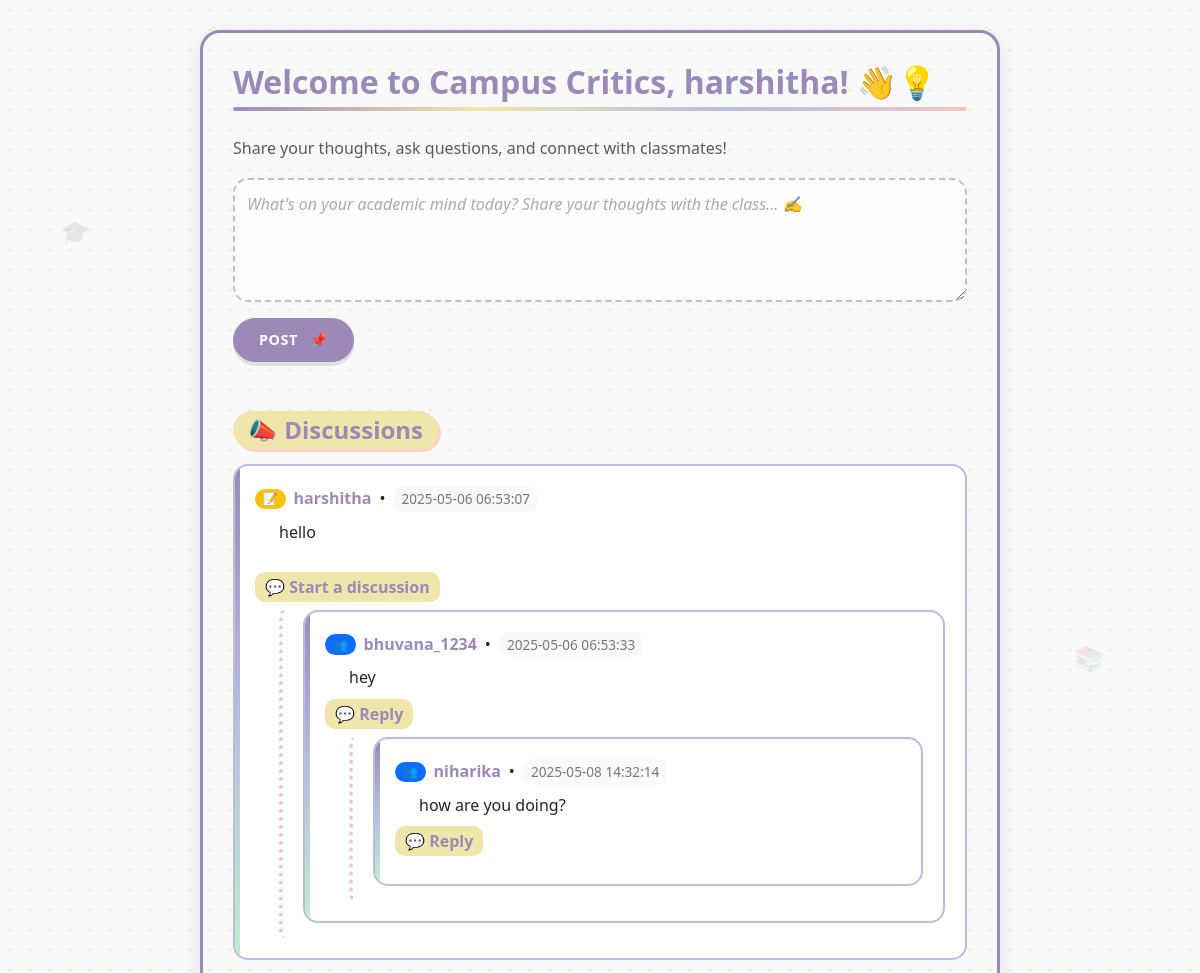
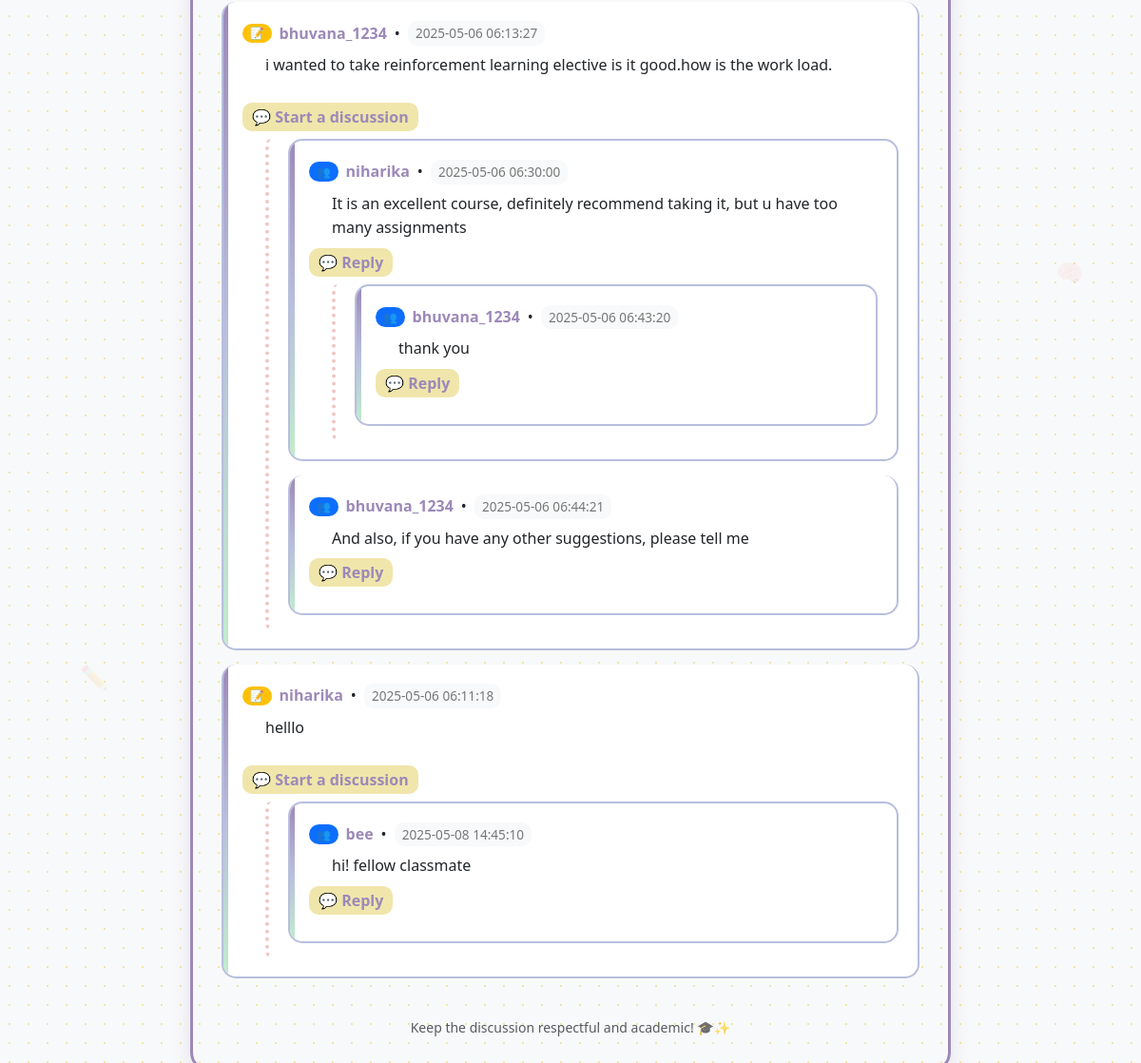
/community (signed in), run on the app's committed database (2 pictures, top to bottom).
### tables this page shows
CREATE TABLE community_users (
            email TEXT PRIMARY KEY,
            username TEXT UNIQUE NOT NULL,
            FOREIGN KEY (email) REFERENCES users(email) ON DELETE CASCADE
        );

CREATE TABLE community_posts (
            id INTEGER PRIMARY KEY AUTOINCREMENT,
            username TEXT NOT NULL,
            message TEXT NOT NULL,
            timestamp DATETIME DEFAULT CURRENT_TIMESTAMP,
            FOREIGN KEY (username) REFERENCES community_users(username) ON DELETE CASCADE
        );

CREATE TABLE community_replies (
            id INTEGER PRIMARY KEY AUTOINCREMENT,
            post_id INTEGER NOT NULL,
            username TEXT NOT NULL,
            message TEXT NOT NULL,
            timestamp DATETIME DEFAULT CURRENT_TIMESTAMP, parent_reply_id INTEGER,
            FOREIGN KEY (post_id) REFERENCES community_posts(id) ON DELETE CASCADE,
            FOREIGN KEY (username) REFERENCES community_users(username) ON DELETE CASCADE
        );

### main.py (the view, shortened to what this page needs)
@app.route('/community', methods=['GET', 'POST'])
def community():
    if 'email' not in session:
        flash('Please log in first.')
        return redirect('/login')
    email = session['email']
    conn = get_db_connection()
    cursor = conn.cursor()
    user = cursor.execute("SELECT username FROM community_users WHERE email = ?", (email,)).fetchone()
    if not user:
        conn.close()
        flash("You must join the community first.")
        return redirect('/join_community')
    username = user['username']
    posts = cursor.execute('SELECT * FROM community_posts ORDER BY timestamp DESC').fetchall()
    all_replies = cursor.execute('SELECT * FROM community_replies ORDER BY timestamp ASC').fetchall()
    conn.close()
    post_reply_map = {}
    for reply in all_replies:
        post_id = reply['post_id']
        post_reply_map.setdefault(post_id, []).append(reply)
    enriched_posts = []
    for post in posts:
        enriched_posts.append({
            **dict(post),
            'replies': post_reply_map.get(post['id'], [])
        })
    return render_template('community.html', username=username, posts=enriched_posts)

### main.py (called while the page is built)
def get_db_connection():
    conn = sqlite3.connect('database.db')
    conn.row_factory = sqlite3.Row
    return conn

### templates/community.html (shortened to what this page needs)
<!DOCTYPE html>
<html lang="en">
<head>
    <link rel="stylesheet" href="https://cdn.jsdelivr.net/npm/bootstrap@5.3.0/dist/css/bootstrap.min.css">
</head>
<body class="container mt-4">
    <div class="floating-emoji" style="top: 10%; left: 5%;">🎓</div>
    <div class="floating-emoji" style="top: 30%; right: 8%;">📚</div>
    <div class="floating-emoji" style="bottom: 20%; left: 7%;">✏️</div>
    <div class="floating-emoji" style="bottom: 40%; right: 5%;">🧠</div>
    <h2>Welcome to Campus Critics, {{ username }}! 👋💡</h2>
    <p class="text-muted">Share your thoughts, ask questions, and connect with classmates!</p>
    <form method="POST" class="mb-4">
        <div class="mb-3">
            <textarea name="message" class="form-control" rows="4" placeholder="What's on your academic mind today? Share your thoughts with the class... ✍️" required></textarea>
        </div>
        <button type="submit" class="btn btn-primary">
            <span class="me-2">Post</span> 📌
        </button>
    </form>
    <h4>📣 Discussions</h4>
    {% macro render_replies(parent_id, replies, post_id) %}
        <ul class="list-group mt-2 ms-4">
            {% for reply in replies %}
                {% if reply['parent_reply_id'] == parent_id %}
                    <li class="list-group-item">
                        <div class="d-flex align-items-center mb-2">
                            <span class="badge bg-primary rounded-pill me-2">👥</span>
                            <strong>{{ reply['username'] }}</strong>
                            <span class="mx-2">•</span>
                            <em>{{ reply['timestamp'] }}</em>
                        </div>
                        <div class="ps-4">
                            {{ reply['message'] }}
                        </div>
                        <button class="btn btn-link p-0 mt-2" data-bs-toggle="collapse" data-bs-target="#replyForm-{{ reply['id'] }}" aria-expanded="false" aria-controls="replyForm-{{ reply['id'] }}">
                            💬 Reply
                        </button>
                        {{ render_replies(reply['id'], replies, post_id) }}
                    </li>
                {% endif %}
            {% endfor %}
        </ul>
    {% endmacro %}
    <ul class="list-group">
        {% for post in posts %}
            <li class="list-group-item">
                <div class="d-flex align-items-center mb-2">
                    <span class="badge bg-warning text-dark rounded-pill me-2">📝</span>
                    <strong>{{ post['username'] }}</strong>
                    <span class="mx-2">•</span>
                    <em>{{ post['timestamp'] }}</em>
                </div>
                <div class="ps-4 mb-3">
                    {{ post['message'] }}
                </div>
                <button class="btn btn-link p-0" data-bs-toggle="collapse" data-bs-target="#replyForm-post-{{ post['id'] }}" aria-expanded="false" aria-controls="replyForm-post-{{ post['id'] }}">
                    💬 Start a discussion
                </button>
                {{ render_replies(None, post.replies, post.id) }}
            </li>
        {% endfor %}
    </ul>
    <div class="mt-4 text-center text-muted">
        <small>Keep the discussion respectful and academic! 🎓✨</small>
    </div>
</body>
</html>

### templates/community.html (style rules this page uses)
:root { --professor-purple: #9c89b8; --happy-yellow: #f0e6ab; --brainy-blue: #b8bedd; --creative-coral: #efc7c2; --growth-green: #c1edcc; --energetic-orange: #ffd5c2; --chalkboard: #3a3a3a; --whiteboard: #f8f9fa; }
body { background-color: #faf3f0; background-image: radial-gradient(var(--happy-yellow) 1px, transparent 1px); background-size: 20px 20px; color: var(--chalkboard); font-family: 'Comic Neue', 'Segoe UI', cursive, sans-serif; line-height: 1.6; }
.container { max-width: 800px; background-color: var(--whiteboard); border-radius: 20px; box-shadow: 0 6px 20px rgba(156, 137, 184, 0.2); padding: 30px; margin-top: 30px !important; margin-bottom: 30px; border: 3px solid var(--professor-purple); }
h2 { color: var(--professor-purple); font-weight: 700; margin-bottom: 25px; padding-bottom: 10px; position: relative; }
h2:after { content: ""; position: absolute; bottom: 0; left: 0; width: 100%; height: 4px; background: linear-gradient(90deg, var(--professor-purple), var(--happy-yellow), var(--brainy-blue), var(--creative-coral)); border-radius: 2px; }
h4 { color: var(--professor-purple); margin: 25px 0 15px; font-weight: 600; background-color: var(--happy-yellow); display: inline-block; padding: 5px 15px; border-radius: 30px; box-shadow: 3px 3px 0 var(--energetic-orange); }
.form-control { border-radius: 15px; border: 2px dashed var(--brainy-blue); padding: 12px; transition: all 0.3s; font-size: 1rem; background-color: rgba(255, 255, 255, 0.8); }
.form-control::placeholder { color: #aaa; font-style: italic; }
.btn-primary { background-color: var(--professor-purple); border-color: var(--professor-purple); color: white; font-weight: 600; padding: 10px 25px; border-radius: 50px; transition: all 0.3s; letter-spacing: 0.5px; text-transform: uppercase; font-size: 0.9rem; box-shadow: 0 4px 0 rgba(0, 0, 0, 0.1); }
.list-group-item { border-radius: 15px !important; margin-bottom: 15px; border: 2px solid var(--brainy-blue); transition: all 0.3s; padding: 20px; background-color: white; position: relative; overflow: hidden; }
.list-group-item:before { content: ""; position: absolute; top: 0; left: 0; width: 5px; height: 100%; background: linear-gradient(to bottom, var(--professor-purple), var(--brainy-blue), var(--growth-green)); }
strong { color: var(--professor-purple); font-weight: 700; }
em { color: #777; font-size: 0.85rem; font-style: normal; background-color: var(--whiteboard); padding: 2px 8px; border-radius: 10px; display: inline-block; }
.btn-link { color: var(--professor-purple); text-decoration: none; font-weight: 600; background-color: var(--happy-yellow); padding: 3px 10px !important; border-radius: 10px; display: inline-block; margin-top: 10px; transition: all 0.3s; border: none; }
.list-group .list-group { border-left: 4px dotted var(--creative-coral); padding-left: 20px; margin-top: 15px; }
.list-group-item { animation: slideIn 0.4s cubic-bezier(0.175, 0.885, 0.32, 1.275); }
.floating-emoji { position: absolute; font-size: 1.5rem; opacity: 0.1; z-index: -1; animation: float 6s ease-in-out infinite; }

### data on the page
community_users: username "harshitha"
community_posts: username "harshitha", timestamp "2025-05-06 06:53:07", message "hello"
community_replies: username "bhuvana_1234", timestamp "2025-05-06 06:53:33", message "hey"
community_replies: username "niharika", timestamp "2025-05-08 14:32:14", message "how are you doing?"
community_posts: username "bhuvana_1234", timestamp "2025-05-06 06:13:27", message "i wanted to take reinforcement learning elective is it good.how is the work load."
community_replies: username "niharika", timestamp "2025-05-06 06:30:00", message "It is an excellent course, definitely recommend taking it, but u have too many assignments"
community_replies: username "bhuvana_1234", timestamp "2025-05-06 06:43:20", message "thank you"
community_replies: username "bhuvana_1234", timestamp "2025-05-06 06:44:21", message "And also, if you have any other suggestions, please tell me"
community_posts: username "niharika", timestamp "2025-05-06 06:11:18", message "helllo"
community_replies: username "bee", timestamp "2025-05-08 14:45:10", message "hi! fellow classmate"
